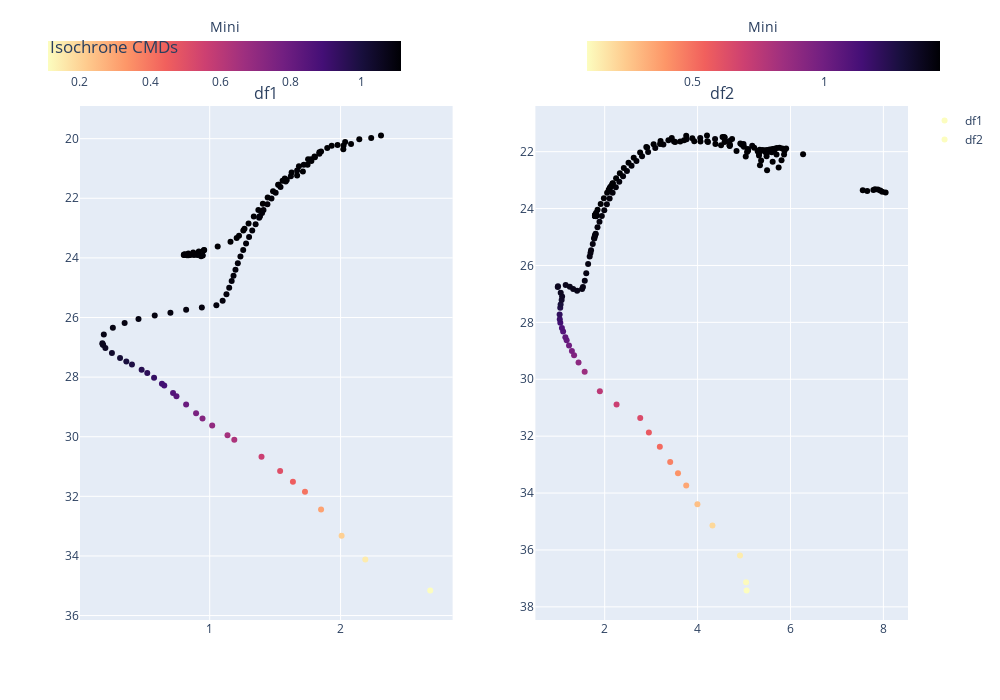

The code cell stored with this chart in its notebook:
### Code cell
# Making interactive plots with plotly
import plotly.express as px
import plotly.graph_objects as go

# Create a subplot with 1 row and 2 columns
fig = sp.make_subplots(rows=1, cols=2, subplot_titles=("df1", "df2"))

# Add scatter plot for df1
fig.add_trace(go.Scatter(x=df1['F475W_appmag-F814W_appmag'], y=df1['F814W_appmag'], mode='markers', name='df1', 
                         marker=dict(color=df1['Mini'], 
                                     colorscale='magma_r', 
                                     colorbar=dict(title='Mini', orientation='h', len=0.45, xanchor="right", yanchor="middle", titleside="top", x=0.4, y=1.1))), 
                                    row=1, col=1)

# Add scatter plot for df2
fig.add_trace(go.Scatter(x=df2['F475W_appmag-F814W_appmag'], y=df2['F814W_appmag'], mode='markers', name='df2', 
                         marker=dict(color=df2['Mini'], 
                                     colorscale='magma_r', 
                                     colorbar=dict(title='Mini', orientation='h', len=0.45, xanchor="left", yanchor="middle", titleside="top", x=0.6, y=1.1))), 
                                     row=1, col=2)

# Update layout
fig.update_layout(height=700, width=1000, title_text="Subplots", title='Isochrone CMDs')

# Inverse y-axes
fig.update_yaxes(autorange="reversed")

# Show the plot
fig.show()

### Figure 1 — Plotly figure (JSON) as saved in the notebook; plotly's stock layout.template omitted (floating-point values rounded to 4 significant figures; data arrays with more than 128 entries replaced by an {"elided": "..."} marker saying what was removed)
{"data": [{"marker": {"color": [0.1098, 0.1491, 0.208, 0.3063, 0.4042, 0.4536, 0.5027, 0.5611, 0.6351, 0.6545, 0.7, 0.733, 0.7582, 0.8, 0.8409, 0.8555, 0.8919, 0.9009, 0.9282, 0.95, 0.9645, 0.9874, 1, 1.014, 1.033, 1.05, 1.058, 1.06, 1.063, 1.078, 1.084, 1.087, 1.089, 1.09, 1.091, 1.092, 1.093, 1.095, 1.096, 1.097, 1.098, 1.099, 1.1, 1.101, 1.102, 1.102, 1.103, 1.103, 1.104, 1.104, 1.104, 1.105, 1.105, 1.105, 1.105, 1.105, 1.106, 1.106, 1.106, 1.106, 1.106, 1.106, 1.106, 1.106, 1.106, 1.106, 1.107, 1.107, 1.108, 1.108, 1.108, 1.109, 1.109, 1.109, 1.11, 1.11, 1.11, 1.111, 1.111, 1.111, 1.112, 1.112, 1.113, 1.113, 1.113, 1.114, 1.114, 1.114, 1.114, 1.114, 1.114, 1.114, 1.114, 1.114, 1.114, 1.114, 1.114, 1.114, 1.114, 1.114, 1.114, 1.114, 1.114, 1.114, 1.114, 1.114, 1.114, 1.114, 1.114, 1.114, 1.114, 1.114, 1.114, 1.114, 1.114, 1.114, 1.114, 1.114, 1.114, 1.114, 1.114, 1.114], "colorbar": {"len": 0.45, "orientation": "h", "title": {"side": "top", "text": "Mini"}, "x": 0.4, "xanchor": "right", "y": 1.1, "yanchor": "middle"}, "colorscale": [[0, "#fcfdbf"], [0.1111, "#feca8d"], [0.2222, "#fd9668"], [0.3333, "#f1605d"], [0.4444, "#cd4071"], [0.5556, "#9e2f7f"], [0.6667, "#721f81"], [0.7778, "#440f76"], [0.8889, "#180f3d"], [1, "#000004"]]}, "mode": "markers", "name": "df1", "type": "scatter", "x": [2.685, 2.189, 2.008, 1.851, 1.728, 1.636, 1.538, 1.396, 1.188, 1.136, 1.019, 0.945, 0.896, 0.82, 0.746, 0.72, 0.653, 0.635, 0.575, 0.523, 0.48, 0.406, 0.363, 0.315, 0.253, 0.203, 0.186, 0.182, 0.18, 0.191, 0.26, 0.35, 0.456, 0.58, 0.7, 0.82, 0.94, 1.051, 1.099, 1.128, 1.149, 1.168, 1.182, 1.197, 1.215, 1.235, 1.256, 1.278, 1.301, 1.325, 1.351, 1.378, 1.4, 1.382, 1.383, 1.411, 1.441, 1.472, 1.504, 1.541, 1.581, 1.62, 1.668, 1.719, 1.775, 1.838, 0.934, 0.947, 0.943, 0.927, 0.906, 0.88, 0.853, 0.838, 0.826, 0.809, 0.802, 0.804, 0.812, 0.837, 0.874, 0.917, 0.955, 0.958, 1.061, 1.159, 1.206, 1.224, 1.257, 1.266, 1.297, 1.337, 1.372, 1.406, 1.443, 1.484, 1.527, 1.574, 1.626, 1.682, 1.752, 1.838, 1.851, 1.898, 1.932, 1.801, 1.523, 1.557, 1.804, 1.977, 2.035, 1.777, 1.589, 1.748, 2.023, 2.143, 2.08, 1.668, 1.712, 2.021, 2.234, 2.309], "xaxis": "x", "y": [35.16, 34.12, 33.32, 32.45, 31.84, 31.51, 31.15, 30.68, 30.1, 29.95, 29.62, 29.39, 29.21, 28.92, 28.64, 28.54, 28.28, 28.22, 28.02, 27.86, 27.75, 27.58, 27.48, 27.36, 27.19, 27.02, 26.93, 26.9, 26.86, 26.57, 26.34, 26.18, 26.05, 25.94, 25.84, 25.74, 25.66, 25.59, 25.43, 25.22, 25.0, 24.77, 24.6, 24.4, 24.18, 23.95, 23.73, 23.52, 23.3, 23.08, 22.87, 22.66, 22.49, 22.61, 22.6, 22.4, 22.2, 22.0, 21.81, 21.62, 21.44, 21.26, 21.07, 20.88, 20.69, 20.51, 23.95, 23.92, 23.91, 23.9, 23.9, 23.91, 23.91, 23.91, 23.91, 23.91, 23.9, 23.89, 23.88, 23.85, 23.82, 23.78, 23.74, 23.73, 23.62, 23.46, 23.34, 23.26, 23.08, 23.02, 22.84, 22.61, 22.4, 22.18, 21.97, 21.76, 21.55, 21.34, 21.13, 20.92, 20.69, 20.46, 20.43, 20.31, 20.23, 20.6, 21.54, 21.41, 20.62, 20.21, 20.11, 20.75, 21.39, 20.87, 20.23, 20.02, 20.18, 21.23, 21.1, 20.35, 19.98, 19.89], "yaxis": "y"}, {"marker": {"color": {"elided": "188 float values"}, "colorbar": {"len": 0.45, "orientation": "h", "title": {"side": "top", "text": "Mini"}, "x": 0.6, "xanchor": "left", "y": 1.1, "yanchor": "middle"}, "colorscale": [[0, "#fcfdbf"], [0.1111, "#feca8d"], [0.2222, "#fd9668"], [0.3333, "#f1605d"], [0.4444, "#cd4071"], [0.5556, "#9e2f7f"], [0.6667, "#721f81"], [0.7778, "#440f76"], [0.8889, "#180f3d"], [1, "#000004"]]}, "mode": "markers", "name": "df2", "type": "scatter", "x": {"elided": "188 float values"}, "xaxis": "x2", "y": {"elided": "188 float values"}, "yaxis": "y2"}], "layout": {"annotations": [{"font": {"size": 16}, "showarrow": false, "text": "df1", "x": 0.225, "xanchor": "center", "xref": "paper", "y": 1, "yanchor": "bottom", "yref": "paper"}, {"font": {"size": 16}, "showarrow": false, "text": "df2", "x": 0.775, "xanchor": "center", "xref": "paper", "y": 1, "yanchor": "bottom", "yref": "paper"}], "height": 700, "title": {"text": "Isochrone CMDs"}, "width": 1000, "xaxis": {"anchor": "y", "domain": [0, 0.45]}, "xaxis2": {"anchor": "y2", "domain": [0.55, 1]}, "yaxis": {"anchor": "x", "autorange": "reversed", "domain": [0, 1]}, "yaxis2": {"anchor": "x2", "autorange": "reversed", "domain": [0, 1]}}}
